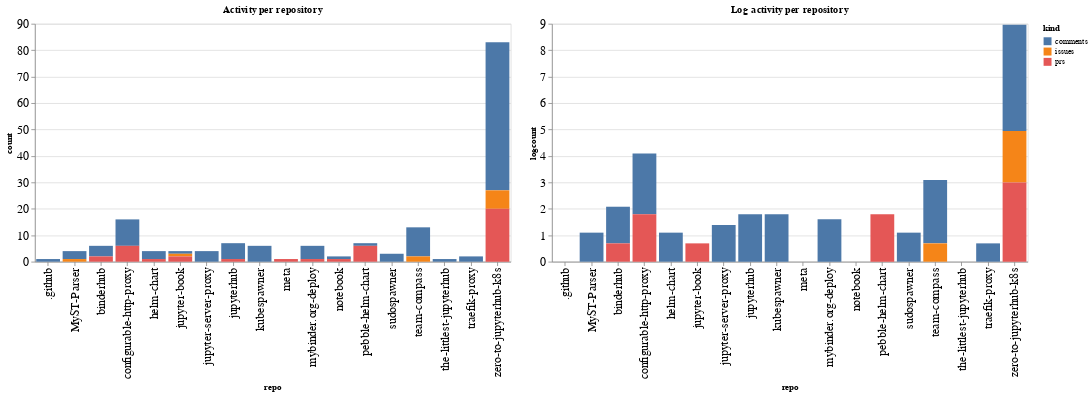

Notebook cell for this chart:
### Code cell
ch1 = alt.Chart(repo_summaries, width=600, title="Activity per repository").mark_bar().encode(
    x='repo',
    y='count',
    color='kind',
    tooltip="kind"
)

ch2 = alt.Chart(repo_summaries, width=600, title="Log activity per repository").mark_bar().encode(
    x='repo',
    y='logcount',
    color='kind',
    tooltip="kind"
)

ch1 | ch2

### Figure 1 — Vega-Lite specification as saved in the notebook (floating-point values rounded to 4 significant figures)
{"config": {"axisLeft": {"labelFontSize": 15}, "axisBottom": {"labelFontSize": 15}}, "hconcat": [{"mark": "bar", "encoding": {"color": {"type": "nominal", "field": "kind"}, "tooltip": {"type": "nominal", "field": "kind"}, "x": {"type": "nominal", "field": "repo"}, "y": {"type": "quantitative", "field": "count"}}, "title": "Activity per repository", "width": 600}, {"mark": "bar", "encoding": {"color": {"type": "nominal", "field": "kind"}, "tooltip": {"type": "nominal", "field": "kind"}, "x": {"type": "nominal", "field": "repo"}, "y": {"type": "quantitative", "field": "logcount"}}, "title": "Log activity per repository", "width": 600}], "data": {"name": "data-6deff615be90fa7d3b12031a140163ca"}, "$schema": "https://vega.github.io/schema/vega-lite/v4.8.1.json", "datasets": {"data-6deff615be90fa7d3b12031a140163ca": [{"repo": ".github", "kind": "comments", "count": 1, "logcount": 0.0}, {"repo": "MyST-Parser", "kind": "comments", "count": 3, "logcount": 1.099}, {"repo": "MyST-Parser", "kind": "issues", "count": 1, "logcount": 0.0}, {"repo": "binderhub", "kind": "comments", "count": 4, "logcount": 1.386}, {"repo": "binderhub", "kind": "prs", "count": 2, "logcount": 0.6931}, {"repo": "configurable-http-proxy", "kind": "comments", "count": 10, "logcount": 2.303}, {"repo": "configurable-http-proxy", "kind": "prs", "count": 6, "logcount": 1.792}, {"repo": "helm-chart", "kind": "comments", "count": 3, "logcount": 1.099}, {"repo": "helm-chart", "kind": "prs", "count": 1, "logcount": 0.0}, {"repo": "jupyter-book", "kind": "comments", "count": 1, "logcount": 0.0}, {"repo": "jupyter-book", "kind": "issues", "count": 1, "logcount": 0.0}, {"repo": "jupyter-book", "kind": "prs", "count": 2, "logcount": 0.6931}, {"repo": "jupyter-server-proxy", "kind": "comments", "count": 4, "logcount": 1.386}, {"repo": "jupyterhub", "kind": "comments", "count": 6, "logcount": 1.792}, {"repo": "jupyterhub", "kind": "prs", "count": 1, "logcount": 0.0}, {"repo": "kubespawner", "kind": "comments", "count": 6, "logcount": 1.792}, {"repo": "meta", "kind": "prs", "count": 1, "logcount": 0.0}, {"repo": "mybinder.org-deploy", "kind": "comments", "count": 5, "logcount": 1.609}, {"repo": "mybinder.org-deploy", "kind": "prs", "count": 1, "logcount": 0.0}, {"repo": "notebook", "kind": "comments", "count": 1, "logcount": 0.0}, {"repo": "notebook", "kind": "prs", "count": 1, "logcount": 0.0}, {"repo": "pebble-helm-chart", "kind": "comments", "count": 1, "logcount": 0.0}, {"repo": "pebble-helm-chart", "kind": "prs", "count": 6, "logcount": 1.792}, {"repo": "sudospawner", "kind": "comments", "count": 3, "logcount": 1.099}, {"repo": "team-compass", "kind": "comments", "count": 11, "logcount": 2.398}, {"repo": "team-compass", "kind": "issues", "count": 2, "logcount": 0.6931}, {"repo": "the-littlest-jupyterhub", "kind": "comments", "count": 1, "logcount": 0.0}, {"repo": "traefik-proxy", "kind": "comments", "count": 2, "logcount": 0.6931}, {"repo": "zero-to-jupyterhub-k8s", "kind": "comments", "count": 56, "logcount": 4.025}, {"repo": "zero-to-jupyterhub-k8s", "kind": "issues", "count": 7, "logcount": 1.946}, {"repo": "zero-to-jupyterhub-k8s", "kind": "prs", "count": 20, "logcount": 2.996}]}}
